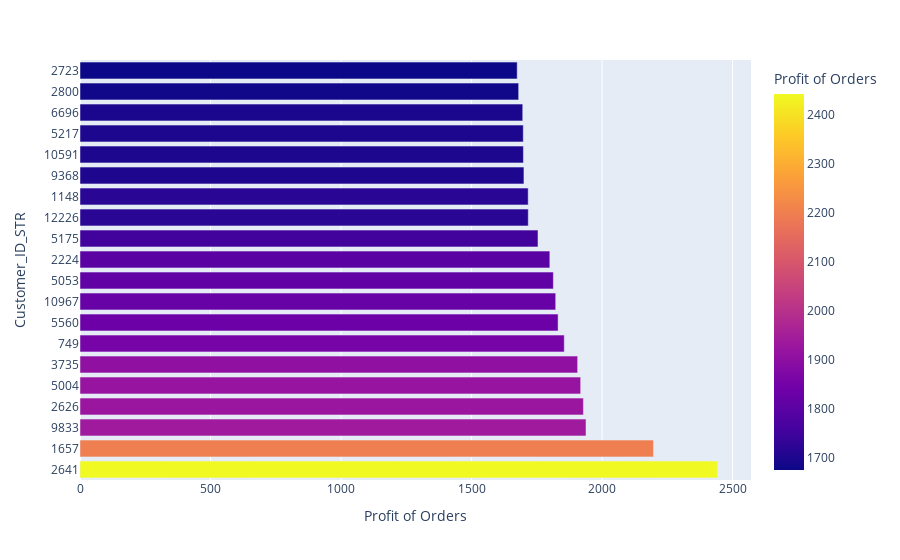

Here is the notebook cell this chart was saved with:
### Markdown cell above
# Top 20 Customers regarding profit of all orders

### Code cell
df1['Customer_ID_STR']=df1['Customer Id'].astype(str)

data_customers_profit=df1.groupby(['Customer_ID_STR'])['Order Profit Per Order'].sum().reset_index(name='Profit of Orders').sort_values(by= 'Profit of Orders', ascending= False)
px.bar(data_customers_profit.head(20),x='Profit of Orders', y='Customer_ID_STR' , color='Profit of Orders'      )

### Figure 1 — Plotly figure (JSON) as saved in the notebook; plotly's stock layout.template omitted (floating-point values rounded to 4 significant figures)
{"data": [{"alignmentgroup": "True", "hovertemplate": "Profit of Orders=%{marker.color}<br>Customer_ID_STR=%{y}<extra></extra>", "legendgroup": "", "marker": {"color": [2442.0, 2197.0, 1938.0, 1929.0, 1918.0, 1906.0, 1855.0, 1831.0, 1822.0, 1813.0, 1800.0, 1754.0, 1717.0, 1717.0, 1701.0, 1699.0, 1698.0, 1696.0, 1680.0, 1675.0], "coloraxis": "coloraxis", "pattern": {"shape": ""}}, "name": "", "offsetgroup": "", "orientation": "h", "showlegend": false, "textposition": "auto", "type": "bar", "x": [2442.0, 2197.0, 1938.0, 1929.0, 1918.0, 1906.0, 1855.0, 1831.0, 1822.0, 1813.0, 1800.0, 1754.0, 1717.0, 1717.0, 1701.0, 1699.0, 1698.0, 1696.0, 1680.0, 1675.0], "xaxis": "x", "y": ["2641", "1657", "9833", "2626", "5004", "3735", "749", "5560", "10967", "5053", "2224", "5175", "12226", "1148", "9368", "10591", "5217", "6696", "2800", "2723"], "yaxis": "y"}], "layout": {"barmode": "relative", "coloraxis": {"colorbar": {"title": {"text": "Profit of Orders"}}, "colorscale": [[0, "#0d0887"], [0.1111, "#46039f"], [0.2222, "#7201a8"], [0.3333, "#9c179e"], [0.4444, "#bd3786"], [0.5556, "#d8576b"], [0.6667, "#ed7953"], [0.7778, "#fb9f3a"], [0.8889, "#fdca26"], [1, "#f0f921"]]}, "legend": {"tracegroupgap": 0}, "margin": {"t": 60}, "xaxis": {"anchor": "y", "domain": [0, 1], "title": {"text": "Profit of Orders"}}, "yaxis": {"anchor": "x", "domain": [0, 1], "title": {"text": "Customer_ID_STR"}}}}
